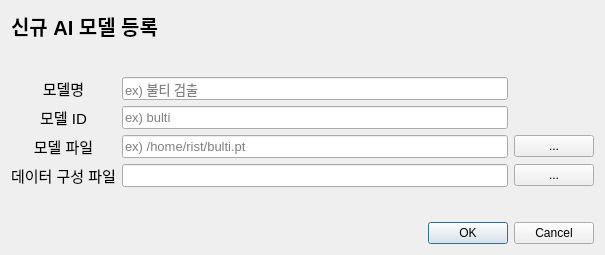
<?xml version="1.0" encoding="UTF-8"?>
<ui version="4.0">
 <class>Dialog</class>
 <widget class="QDialog" name="Dialog">
  <property name="geometry">
   <rect>
    <x>0</x>
    <y>0</y>
    <width>605</width>
    <height>255</height>
   </rect>
  </property>
  <property name="minimumSize">
   <size>
    <width>500</width>
    <height>250</height>
   </size>
  </property>
  <property name="windowTitle">
   <string>Dialog</string>
  </property>
  <layout class="QVBoxLayout" name="verticalLayout_2" stretch="0,0,5,0,0">
   <item>
    <layout class="QHBoxLayout" name="horizontalLayout">
     <item>
      <widget class="QLabel" name="label_add_new_model">
       <property name="sizePolicy">
        <sizepolicy hsizetype="Preferred" vsizetype="Fixed">
         <horstretch>0</horstretch>
         <verstretch>0</verstretch>
        </sizepolicy>
       </property>
       <property name="font">
        <font>
         <pointsize>15</pointsize>
         <bold>true</bold>
        </font>
       </property>
       <property name="contextMenuPolicy">
        <enum>Qt::ContextMenuPolicy::ActionsContextMenu</enum>
       </property>
       <property name="text">
        <string>신규 AI 모델 등록</string>
       </property>
       <property name="alignment">
        <set>Qt::AlignmentFlag::AlignCenter</set>
       </property>
      </widget>
     </item>
     <item>
      <spacer name="horizontalSpacer_5">
       <property name="orientation">
        <enum>Qt::Orientation::Horizontal</enum>
       </property>
       <property name="sizeHint" stdset="0">
        <size>
         <width>40</width>
         <height>20</height>
        </size>
       </property>
      </spacer>
     </item>
    </layout>
   </item>
   <item>
    <spacer name="verticalSpacer_4">
     <property name="orientation">
      <enum>Qt::Orientation::Vertical</enum>
     </property>
     <property name="sizeHint" stdset="0">
      <size>
       <width>20</width>
       <height>5</height>
      </size>
     </property>
    </spacer>
   </item>
   <item>
    <layout class="QGridLayout" name="gridLayout" columnstretch="0,0,0">
     <item row="0" column="1">
      <widget class="QLineEdit" name="line_edit_model_description">
       <property name="sizePolicy">
        <sizepolicy hsizetype="Expanding" vsizetype="Fixed">
         <horstretch>0</horstretch>
         <verstretch>0</verstretch>
        </sizepolicy>
       </property>
       <property name="font">
        <font>
         <pointsize>10</pointsize>
        </font>
       </property>
       <property name="toolTip">
        <string>&lt;nobr&gt;&lt;b&gt;프로그램 내에서 표시되는 이름&lt;/b&gt;으로, 사용자가 모델을 구분할 때 사용합니다.&lt;/nobr&gt;</string>
       </property>
       <property name="toolTipDuration">
        <number>30000</number>
       </property>
       <property name="placeholderText">
        <string>ex) 불티 검출</string>
       </property>
      </widget>
     </item>
     <item row="2" column="1">
      <widget class="QLineEdit" name="line_edit_model_file_path">
       <property name="font">
        <font>
         <pointsize>10</pointsize>
        </font>
       </property>
       <property name="toolTip">
        <string>&lt;nobr&gt;Triton 서버에 업로드할&lt;b&gt; AI 모델 파일의 절대 경로&lt;/b&gt;를 입력합니다.&lt;br&gt;&lt;font color=&quot;#888888&quot;&gt;&lt;i&gt;&lt;u&gt;&lt;b&gt;(영문만 입력 가능, 파일 형식: *.pt)&lt;/nobr&gt;&lt;/b&gt;&lt;/u&gt;&lt;/i&gt;&lt;/font&gt;</string>
       </property>
       <property name="toolTipDuration">
        <number>30000</number>
       </property>
       <property name="placeholderText">
        <string>ex) /home/rist/bulti.pt</string>
       </property>
      </widget>
     </item>
     <item row="1" column="1">
      <widget class="QLineEdit" name="line_edit_model_name">
       <property name="font">
        <font>
         <pointsize>10</pointsize>
        </font>
       </property>
       <property name="toolTip">
        <string>&lt;nobr&gt;&lt;b&gt;Triton 서버에 등록할 모델명&lt;/b&gt;으로, 프로그램이 해당 모델을 불러올 때 사용됩니다.&lt;br&gt;&lt;font color=&quot;#888888&quot;&gt;&lt;i&gt;&lt;u&gt;&lt;b&gt;(영문만 입력 가능)&lt;/nobr&gt;&lt;/b&gt;&lt;/u&gt;&lt;/i&gt;&lt;/font&gt;</string>
       </property>
       <property name="toolTipDuration">
        <number>30000</number>
       </property>
       <property name="placeholderText">
        <string>ex) bulti</string>
       </property>
      </widget>
     </item>
     <item row="3" column="0">
      <widget class="QLabel" name="label_dataset_config_file_path">
       <property name="enabled">
        <bool>true</bool>
       </property>
       <property name="font">
        <font>
         <pointsize>11</pointsize>
        </font>
       </property>
       <property name="toolTip">
        <string>모델 학습에 사용할 데이터 구성을 정의한 설정 파일 경로 (파일 형식 : *.yaml)</string>
       </property>
       <property name="toolTipDuration">
        <number>30000</number>
       </property>
       <property name="text">
        <string>데이터 구성 파일</string>
       </property>
       <property name="alignment">
        <set>Qt::AlignmentFlag::AlignCenter</set>
       </property>
      </widget>
     </item>
     <item row="2" column="2">
      <widget class="QPushButton" name="button_model_file_path">
       <property name="enabled">
        <bool>true</bool>
       </property>
       <property name="text">
        <string>...</string>
       </property>
      </widget>
     </item>
     <item row="1" column="0">
      <layout class="QVBoxLayout" name="verticalLayout">
       <item>
        <widget class="QLabel" name="label_model_name">
         <property name="font">
          <font>
           <pointsize>11</pointsize>
          </font>
         </property>
         <property name="toolTip">
          <string>&lt;nobr&gt;&lt;b&gt;Triton 서버에 등록할 모델명&lt;/b&gt;으로, 프로그램이 해당 모델을 불러올 때 사용됩니다.&lt;br&gt;&lt;font color=&quot;#888888&quot;&gt;&lt;i&gt;&lt;u&gt;&lt;b&gt;(영문만 입력 가능)&lt;/nobr&gt;&lt;/b&gt;&lt;/u&gt;&lt;/i&gt;&lt;/font&gt;</string>
         </property>
         <property name="toolTipDuration">
          <number>30000</number>
         </property>
         <property name="text">
          <string>모델 ID</string>
         </property>
         <property name="alignment">
          <set>Qt::AlignmentFlag::AlignCenter</set>
         </property>
        </widget>
       </item>
      </layout>
     </item>
     <item row="3" column="1">
      <widget class="QLineEdit" name="line_edit_dataset_config_file_path">
       <property name="enabled">
        <bool>true</bool>
       </property>
       <property name="font">
        <font>
         <pointsize>10</pointsize>
        </font>
       </property>
       <property name="toolTip">
        <string>모델 학습에 사용할 데이터 구성을 정의한 설정 파일 경로 (파일 형식 : *.yaml)</string>
       </property>
       <property name="toolTipDuration">
        <number>30000</number>
       </property>
      </widget>
     </item>
     <item row="2" column="0">
      <widget class="QLabel" name="label_model_file_path">
       <property name="font">
        <font>
         <pointsize>11</pointsize>
        </font>
       </property>
       <property name="toolTip">
        <string>&lt;nobr&gt;Triton 서버에 업로드할&lt;b&gt; AI 모델 파일의 절대 경로&lt;/b&gt;를 입력합니다.&lt;br&gt;&lt;font color=&quot;#888888&quot;&gt;&lt;i&gt;&lt;u&gt;&lt;b&gt;(영문만 입력 가능, 파일 형식: *.pt)&lt;/nobr&gt;&lt;/b&gt;&lt;/u&gt;&lt;/i&gt;&lt;/font&gt;</string>
       </property>
       <property name="toolTipDuration">
        <number>30000</number>
       </property>
       <property name="text">
        <string>모델 파일</string>
       </property>
       <property name="alignment">
        <set>Qt::AlignmentFlag::AlignCenter</set>
       </property>
      </widget>
     </item>
     <item row="3" column="2">
      <widget class="QPushButton" name="button_dataset_config_file_path">
       <property name="enabled">
        <bool>true</bool>
       </property>
       <property name="text">
        <string>...</string>
       </property>
      </widget>
     </item>
     <item row="0" column="0">
      <widget class="QLabel" name="label_model_description">
       <property name="font">
        <font>
         <pointsize>11</pointsize>
        </font>
       </property>
       <property name="toolTip">
        <string>&lt;nobr&gt;&lt;b&gt;프로그램 내에서 표시되는 이름&lt;/b&gt;으로, 사용자가 모델을 구분할 때 사용합니다.&lt;/nobr&gt;</string>
       </property>
       <property name="toolTipDuration">
        <number>30000</number>
       </property>
       <property name="text">
        <string>모델명</string>
       </property>
       <property name="alignment">
        <set>Qt::AlignmentFlag::AlignCenter</set>
       </property>
      </widget>
     </item>
    </layout>
   </item>
   <item>
    <spacer name="verticalSpacer_5">
     <property name="orientation">
      <enum>Qt::Orientation::Vertical</enum>
     </property>
     <property name="sizeHint" stdset="0">
      <size>
       <width>20</width>
       <height>10</height>
      </size>
     </property>
    </spacer>
   </item>
   <item>
    <widget class="QDialogButtonBox" name="buttonBox">
     <property name="orientation">
      <enum>Qt::Orientation::Horizontal</enum>
     </property>
     <property name="standardButtons">
      <set>QDialogButtonBox::StandardButton::Cancel|QDialogButtonBox::StandardButton::Ok</set>
     </property>
    </widget>
   </item>
  </layout>
 </widget>
 <resources/>
 <connections>
  <connection>
   <sender>buttonBox</sender>
   <signal>accepted()</signal>
   <receiver>Dialog</receiver>
   <slot>accept()</slot>
   <hints>
    <hint type="sourcelabel">
     <x>248</x>
     <y>254</y>
    </hint>
    <hint type="destinationlabel">
     <x>157</x>
     <y>274</y>
    </hint>
   </hints>
  </connection>
  <connection>
   <sender>buttonBox</sender>
   <signal>rejected()</signal>
   <receiver>Dialog</receiver>
   <slot>reject()</slot>
   <hints>
    <hint type="sourcelabel">
     <x>316</x>
     <y>260</y>
    </hint>
    <hint type="destinationlabel">
     <x>286</x>
     <y>274</y>
    </hint>
   </hints>
  </connection>
 </connections>
</ui>
